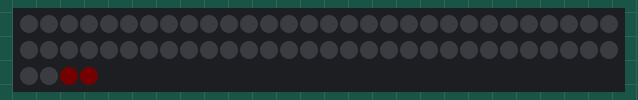
Bench run of a sketch on a simulated Arduino Uno, built with avr-gcc and run on an emulated ATmega328P. On the bench: 64 RGB LEDs in strip order, left to right, continuing on the next row. Dim RGB values are drawn brighter than linear.

Above: at 0.52 s.
At 5.42 s:
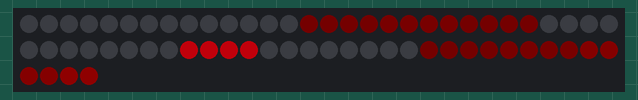
At 10.32 s:
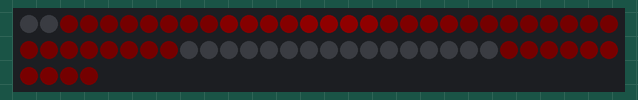
At 20.12 s:
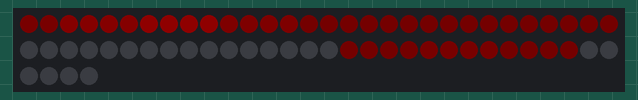
At 29.92 s:
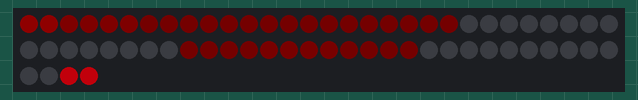
At 39.72 s:
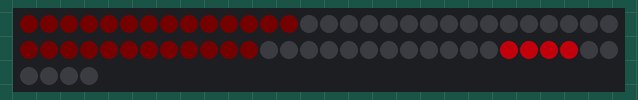

The sketch:

heartbeat.ino
```cpp
#include "FastLED.h"

/*
 * Heartbeat simulator, designed for use with an arduino pulse
 * meter. Idea is to have around 4 strips that all start at
 * the center of the chest and head out to each extremity.
 *
 */

#define NUM_LEDS 64
#define DATA_PIN 3

const uint8_t PROGMEM gamma[] = {
    0,  0,  0,  0,  0,  0,  0,  0,  0,  0,  0,  0,  0,  0,  0,  0,
    0,  0,  0,  0,  0,  0,  0,  0,  0,  0,  0,  0,  1,  1,  1,  1,
    1,  1,  1,  1,  1,  1,  1,  1,  1,  2,  2,  2,  2,  2,  2,  2,
    2,  3,  3,  3,  3,  3,  3,  3,  4,  4,  4,  4,  4,  5,  5,  5,
    5,  6,  6,  6,  6,  7,  7,  7,  7,  8,  8,  8,  9,  9,  9, 10,
   10, 10, 11, 11, 11, 12, 12, 13, 13, 13, 14, 14, 15, 15, 16, 16,
   17, 17, 18, 18, 19, 19, 20, 20, 21, 21, 22, 22, 23, 24, 24, 25,
   25, 26, 27, 27, 28, 29, 29, 30, 31, 32, 32, 33, 34, 35, 35, 36,
   37, 38, 39, 39, 40, 41, 42, 43, 44, 45, 46, 47, 48, 49, 50, 50,
   51, 52, 54, 55, 56, 57, 58, 59, 60, 61, 62, 63, 64, 66, 67, 68,
   69, 70, 72, 73, 74, 75, 77, 78, 79, 81, 82, 83, 85, 86, 87, 89,
   90, 92, 93, 95, 96, 98, 99,101,102,104,105,107,109,110,112,114,
  115,117,119,120,122,124,126,127,129,131,133,135,137,138,140,142,
  144,146,148,150,152,154,156,158,160,162,164,167,169,171,173,175,
  177,180,182,184,186,189,191,193,196,198,200,203,205,208,210,213,
  215,218,220,223,225,228,231,233,236,239,241,244,247,249,252,255 };


// From http://ecg.utah.edu/img/items/Normal%2012_Lead%20ECG.jpg
byte beat[]  = {3,2,2,2,2,3,4,3,2,1,0,15,2,2,3,4,6,8,5,3,3,3};
byte beatLength = 22;
byte maxStrength = 15;

int bpm = 35;

// Define the array of leds
CRGB leds[NUM_LEDS];

void setup() {
  	  FastLED.addLeds<NEOPIXEL, DATA_PIN>(leds, NUM_LEDS);
}

byte bufr[NUM_LEDS];

byte offset = 0;

void moveBuffer() {
  int i;

  byte c = (int) beat[offset] * 255 / beatLength;
  c = pgm_read_byte(&gamma[c]);

  bufr[NUM_LEDS - 1] = c;

  for (i=0;i<NUM_LEDS - 1;i++){
    bufr[i] = bufr[i+1];
  }
}

void blit() {
  int i;

  for (i=0;i<NUM_LEDS;i++){
    leds[i] = CRGB(bufr[i], 0, bufr[i] / 16);
  }

  FastLED.show();
}

#define movesPerBeat 4

void loop() {

  offset = (offset + 1) % beatLength;

  int i;

  for (i=0;i<movesPerBeat;i++){
    delay((float) 1 / bpm * 60 * 1000 / beatLength / movesPerBeat);
    moveBuffer();
    blit();
  }
}
```
